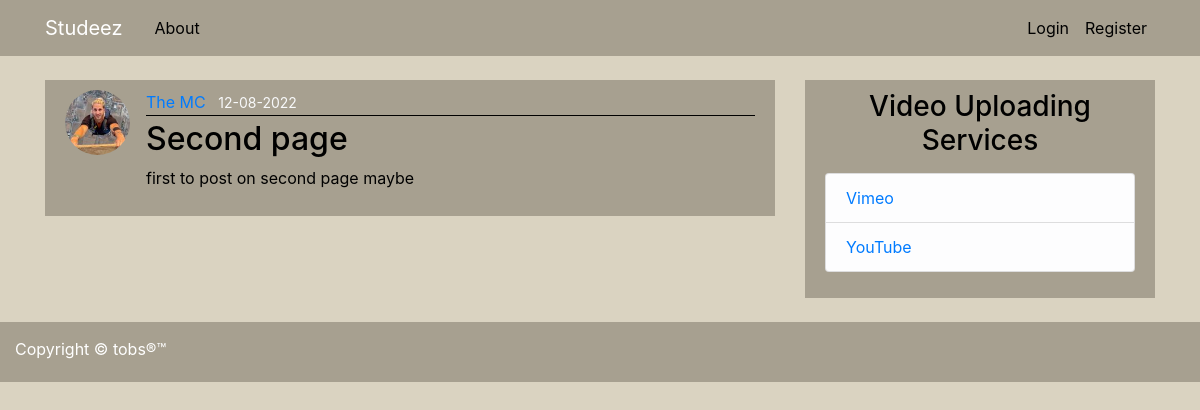
/post/6, run on the app's committed database.
### main_app/models.py (models this page shows, shortened)
class User(db.Model, UserMixin):
    id = db.Column(db.Integer, primary_key=True)
    username = db.Column(db.String(20), unique=True, nullable=False)
    email = db.Column(db.String(120), unique=True, nullable=False)
    image_file = db.Column(db.String(20), nullable=False, default='default.jpg')
    password = db.Column(db.String(60), nullable=False)
    posts = db.relationship('Post', backref='author', lazy=True)

class Post(db.Model):
    id = db.Column(db.Integer, primary_key=True)
    title = db.Column(db.String(100), nullable=False)
    date_posted = db.Column(db.DateTime, nullable=False, default=datetime.utcnow)
    content = db.Column(db.Text, nullable=False)
    user_id = db.Column(db.Integer, db.ForeignKey('user.id'), nullable=False)

### main_app/routes.py (the view)
@app.route("/post/<int:post_id>")
def post(post_id):
    post = Post.query.get_or_404(post_id)
    return render_template('post.html', title=post.title, post=post)

### main_app/templates/post.html (shortened to what this page needs)
{% extends "layout.html" %}
{% block content %}
    <article class="media content-section">
        <img class="rounded-circle article-img" src="{{ url_for('static', filename='profile_pics/' + post.author.image_file) }}">
        <div class="media-body">
            <div class="article-metadata">
                <a class="mr-2" href="#"> {{ post.author.username }}</a>
                <small class="text-light">{{ post.date_posted.strftime('%d-%m-%Y') }}</small>
            </div>
            <h2 class="article-title">{{ post.title }}</h2>
            <p class="article-content">{{ post.content }}</p>
        </div>
    </article>
{% endblock content %}

### main_app/static/main.css (style rules this page uses)
body { background: #dad3c1; color: #000000; margin-top: 5rem; }
h1, h2, h3, h4, h5, h6 { color: #000000; }
.content-section { background: #a7a090; padding: 10px 20px; margin-bottom: 24px; }
.article-title { color: #000000 }
.article-content { white-space: pre-line; }
.article-img { height: 65px; width: 65px; margin-right: 16px; }
.article-metadata { padding-bottom: 1px; margin-bottom: 4px; border-bottom: 1px solid #000000 }

### data on the page
User: image_file (picture), author.username "The MC"
Post: date_posted "12-08-2022", title "Second page", content "first to post on second page maybe"
